Frame 1 (no input): blank canvas, image omitted
Frame 60 (the mouse pressed at the canvas centre just before this capture): blank canvas, image omitted
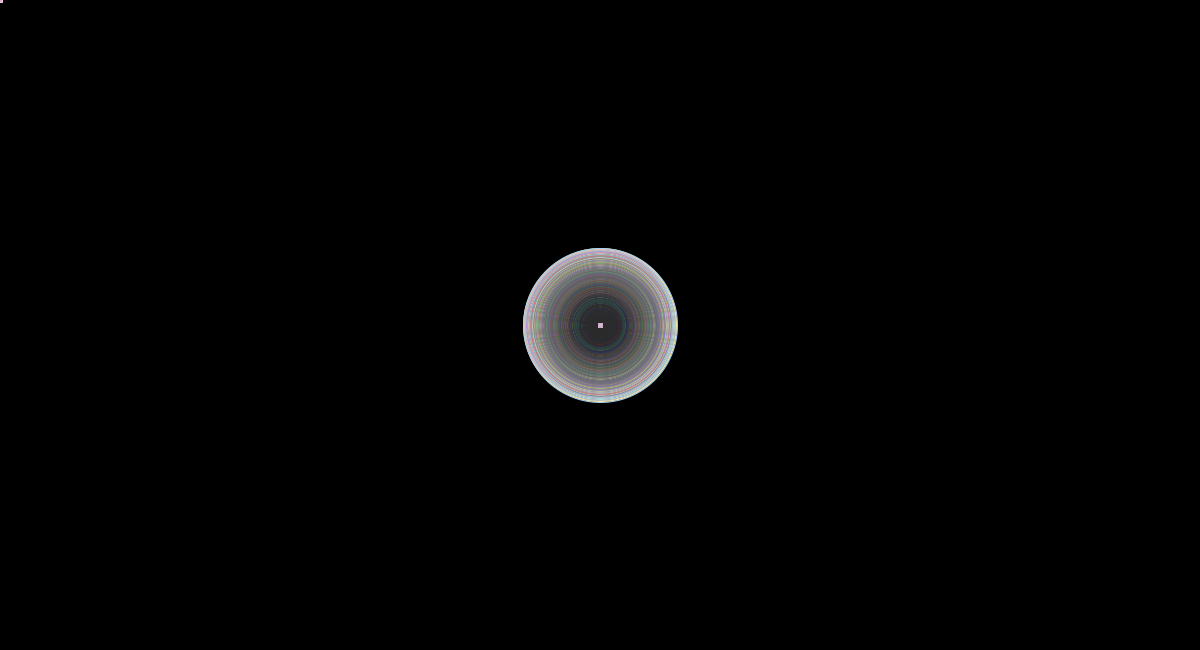
Frame 120 (the mouse held since frame 60 and released just before this capture)

The Processing sketch whose frames 1 and 60 were blank and that drew this single picture after the mouse press (run headless with seeded random() and noise(); from frame 60 on, the mouse is pressed at the canvas centre):

// Processing sketch: processing_151278
// ── processing_151278.pde

void setup() {
  size(1200, 650);
  smooth();
  background(0);  
}

int radius = 10;
float xoff = 0.0;
boolean choice = true;
void draw() {
  fill(0 ,3);
  //rect(0, 0, width, height);
  
  int vel = (int) dist(mouseX, mouseY, pmouseX, pmouseY);
  
  int radius = (int) map(vel, 1, 160, 5, 40);
  spanningEllipse(mouseX, mouseY, radius);
  
  xoff += (0.001 * radius);
  //println("RADIUS: " + radius); 
}

void spanningEllipse(int x, int y, int radius) {
  
  for (int i = 1; i <= radius; i++) {
    int a = (int) map(i, 0, radius, 100, 0);
    stroke(returnColor(500, a));
    ellipse(x, y, i, i);
  } 
}

color returnColor(int velocity, int a) {
  int r = (int) map(velocity, 1, 500, 200, 255);
  int g = (int) map(velocity, 1, 500, 200, 255);
  int b = (int) map(velocity, 1, 500, 200, 255);
  
  if (choice) return color(r * random(0.6, 1), g * random(0.6, 1), b * random(0.6, 1));
  return color(r * random(0.6, 1), g * random(0.6, 1), b * random(0.6, 1), a);
}

void keyPressed() {
  if (key == 'R' || key == 'r') background(0); 
  if (key == 'c' || key == 'C') choice = !choice;
}
